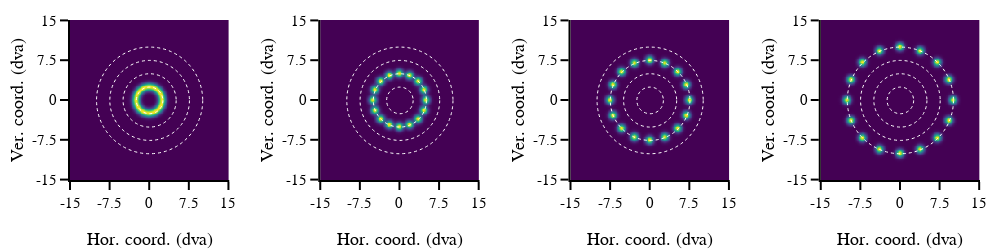

The notebook cell saved with this chart:
### Code cell
# load data
# sub_task = 'sac'
# seq_num = 2
# vd_file = scipy.io.loadmat("../data/vd/pMF{}_vd_seq{}.mat".format(sub_task, seq_num))
# stim = vd_file['stim'].transpose([1,0,2])
stim = stim_resize
screen_width, screen_height = stim.shape[0],stim.shape[1]
trs_break = 16                                                  # trs during break period
trs_eye_mov = 32                                                # trs during eye movement
ppd = 52                                                        # pixel per degrees
amp_eyemov = np.linspace(2.5,10,4)*ppd                          # smooth pursuit and saccade amplitude
pix_ratio = 0.125                                               # ratio of pixel motor design for later fit

# general figure settings
template_specs = dict(  axes_color="rgba(0, 0, 0, 1)",          # figure axes color
                        axes_width=2,                           # figureaxes line width
                        axes_font_size=15,                      # font size of axes
                        bg_col="rgba(255, 255, 255, 1)",        # figure background color
                        font='Helvetica',                       # general font used
                        title_font_size=18,                     # font size of titles
                        plot_width=1.5,                         # plot line width
                        )
fig_template = plotly_template(template_specs)

x_label_map, y_label_map = 'Hor. coord. (dva)', 'Ver. coord. (dva)',
x_range_map, y_range_map = [0,screen_width], [0,screen_height]
x_tickvals_map, y_tickvals_map = np.linspace(0,screen_width-1,5), np.linspace(0,screen_height-1,5)
x_ticktexts_map = ['{:g}'.format(x) for x in np.linspace(-15,15,5)]
y_ticktexts_map = ['{:g}'.format(x) for x in np.linspace(15,-15,5)]

fig_height, fig_width = 250,1000
rows, cols = 1, 4
row_heights = [1]
column_widths = [1,1,1,1]
sb_specs = [[{},{},{},{}]]
fig = make_subplots(rows=rows, cols=cols, specs=sb_specs, print_grid=False, vertical_spacing=0.1, horizontal_spacing=0.1,
                     shared_yaxes=False)



for seq_num in [1,2,3,4]:
    seq_stim_fix = np.mean(stim[:,:,seq_num*trs_break+(seq_num-1)*trs_eye_mov:seq_num*trs_break+seq_num*trs_eye_mov:2], axis=2) 
    seq_stim_eyemov = np.sum(stim[:,:,seq_num*trs_break+(seq_num-1)*trs_eye_mov+1:seq_num*trs_break+seq_num*trs_eye_mov:2], axis=2) 
    seq_stim = (seq_stim_fix+seq_stim_eyemov)/2
    
    fig.add_trace(go.Heatmap(z=seq_stim,colorscale='viridis',showscale = False),row=1, col=seq_num)

    for rad_num in [0,1,2,3]:
        rad_circle = amp_eyemov[rad_num]*pix_ratio
        fig.add_shape(  type="circle", 
                        x0=screen_width/2-rad_circle, y0=screen_height/2-rad_circle, 
                        x1=screen_width/2+rad_circle, y1=screen_height/2+rad_circle, 
                        line_color='white',
                        line_dash='dot',
                        line_width=1,
                        row = 1,
                        col = seq_num)

fig.layout.update(  # figure settings
                    template=fig_template, width=fig_width, height=fig_height, margin_l=70, margin_r=20, margin_t=20, margin_b=70,

                    xaxis1_visible=True, xaxis1_linewidth=template_specs['axes_width'], xaxis1_title_text=x_label_map, 
                    xaxis1_range=x_range_map, xaxis1_ticklen=8, xaxis1_ticktext=x_ticktexts_map, xaxis1_tickvals=x_tickvals_map,
                    yaxis1_visible=True, yaxis1_linewidth=template_specs['axes_width'], yaxis1_title_text=y_label_map, 
                    yaxis1_range=y_range_map, yaxis1_ticklen=8, yaxis1_ticktext=y_ticktexts_map, yaxis1_tickvals=y_tickvals_map,
                    yaxis1_autorange = 'reversed',
                    
                    xaxis2_visible=True, xaxis2_linewidth=template_specs['axes_width'], xaxis2_title_text=x_label_map, 
                    xaxis2_range=x_range_map, xaxis2_ticklen=8, xaxis2_ticktext=x_ticktexts_map, xaxis2_tickvals=x_tickvals_map,
                    yaxis2_visible=True, yaxis2_linewidth=template_specs['axes_width'], yaxis2_title_text=y_label_map, 
                    yaxis2_range=y_range_map, yaxis2_ticklen=8, yaxis2_ticktext=y_ticktexts_map, yaxis2_tickvals=y_tickvals_map,
                    yaxis2_autorange = 'reversed',

                    xaxis3_visible=True, xaxis3_linewidth=template_specs['axes_width'], xaxis3_title_text=x_label_map, 
                    xaxis3_range=x_range_map, xaxis3_ticklen=8, xaxis3_ticktext=x_ticktexts_map, xaxis3_tickvals=x_tickvals_map,
                    yaxis3_visible=True, yaxis3_linewidth=template_specs['axes_width'], yaxis3_title_text=y_label_map, 
                    yaxis3_range=y_range_map, yaxis3_ticklen=8, yaxis3_ticktext=y_ticktexts_map, yaxis3_tickvals=y_tickvals_map,
                    yaxis3_autorange = 'reversed',

                    xaxis4_visible=True, xaxis4_linewidth=template_specs['axes_width'], xaxis4_title_text=x_label_map, 
                    xaxis4_range=x_range_map, xaxis4_ticklen=8, xaxis4_ticktext=x_ticktexts_map, xaxis4_tickvals=x_tickvals_map,
                    yaxis4_visible=True, yaxis4_linewidth=template_specs['axes_width'], yaxis4_title_text=y_label_map, 
                    yaxis4_range=y_range_map, yaxis4_ticklen=8, yaxis4_ticktext=y_ticktexts_map, yaxis4_tickvals=y_tickvals_map,
                    yaxis4_autorange = 'reversed',

                    )

fig.show()

### Figure 1 — Plotly figure (JSON) as saved in the notebook; plotly's stock layout.template omitted (floating-point values rounded to 4 significant figures; data arrays with more than 128 entries replaced by an {"elided": "..."} marker saying what was removed)
{"data": [{"colorscale": [[0, "#440154"], [0.1111, "#482878"], [0.2222, "#3e4989"], [0.3333, "#31688e"], [0.4444, "#26828e"], [0.5556, "#1f9e89"], [0.6667, "#35b779"], [0.7778, "#6ece58"], [0.8889, "#b5de2b"], [1, "#fde725"]], "showscale": false, "type": "heatmap", "xaxis": "x", "yaxis": "y", "z": {"elided": "195x195 float values"}}, {"colorscale": [[0, "#440154"], [0.1111, "#482878"], [0.2222, "#3e4989"], [0.3333, "#31688e"], [0.4444, "#26828e"], [0.5556, "#1f9e89"], [0.6667, "#35b779"], [0.7778, "#6ece58"], [0.8889, "#b5de2b"], [1, "#fde725"]], "showscale": false, "type": "heatmap", "xaxis": "x2", "yaxis": "y2", "z": {"elided": "195x195 float values"}}, {"colorscale": [[0, "#440154"], [0.1111, "#482878"], [0.2222, "#3e4989"], [0.3333, "#31688e"], [0.4444, "#26828e"], [0.5556, "#1f9e89"], [0.6667, "#35b779"], [0.7778, "#6ece58"], [0.8889, "#b5de2b"], [1, "#fde725"]], "showscale": false, "type": "heatmap", "xaxis": "x3", "yaxis": "y3", "z": {"elided": "195x195 float values"}}, {"colorscale": [[0, "#440154"], [0.1111, "#482878"], [0.2222, "#3e4989"], [0.3333, "#31688e"], [0.4444, "#26828e"], [0.5556, "#1f9e89"], [0.6667, "#35b779"], [0.7778, "#6ece58"], [0.8889, "#b5de2b"], [1, "#fde725"]], "showscale": false, "type": "heatmap", "xaxis": "x4", "yaxis": "y4", "z": {"elided": "195x195 float values"}}], "layout": {"height": 250, "margin": {"b": 70, "l": 70, "r": 20, "t": 20}, "shapes": [{"line": {"color": "white", "dash": "dot", "width": 1}, "type": "circle", "x0": 81.25, "x1": 113.8, "xref": "x", "y0": 81.25, "y1": 113.8, "yref": "y"}, {"line": {"color": "white", "dash": "dot", "width": 1}, "type": "circle", "x0": 65, "x1": 130, "xref": "x", "y0": 65, "y1": 130, "yref": "y"}, {"line": {"color": "white", "dash": "dot", "width": 1}, "type": "circle", "x0": 48.75, "x1": 146.2, "xref": "x", "y0": 48.75, "y1": 146.2, "yref": "y"}, {"line": {"color": "white", "dash": "dot", "width": 1}, "type": "circle", "x0": 32.5, "x1": 162.5, "xref": "x", "y0": 32.5, "y1": 162.5, "yref": "y"}, {"line": {"color": "white", "dash": "dot", "width": 1}, "type": "circle", "x0": 81.25, "x1": 113.8, "xref": "x2", "y0": 81.25, "y1": 113.8, "yref": "y2"}, {"line": {"color": "white", "dash": "dot", "width": 1}, "type": "circle", "x0": 65, "x1": 130, "xref": "x2", "y0": 65, "y1": 130, "yref": "y2"}, {"line": {"color": "white", "dash": "dot", "width": 1}, "type": "circle", "x0": 48.75, "x1": 146.2, "xref": "x2", "y0": 48.75, "y1": 146.2, "yref": "y2"}, {"line": {"color": "white", "dash": "dot", "width": 1}, "type": "circle", "x0": 32.5, "x1": 162.5, "xref": "x2", "y0": 32.5, "y1": 162.5, "yref": "y2"}, {"line": {"color": "white", "dash": "dot", "width": 1}, "type": "circle", "x0": 81.25, "x1": 113.8, "xref": "x3", "y0": 81.25, "y1": 113.8, "yref": "y3"}, {"line": {"color": "white", "dash": "dot", "width": 1}, "type": "circle", "x0": 65, "x1": 130, "xref": "x3", "y0": 65, "y1": 130, "yref": "y3"}, {"line": {"color": "white", "dash": "dot", "width": 1}, "type": "circle", "x0": 48.75, "x1": 146.2, "xref": "x3", "y0": 48.75, "y1": 146.2, "yref": "y3"}, {"line": {"color": "white", "dash": "dot", "width": 1}, "type": "circle", "x0": 32.5, "x1": 162.5, "xref": "x3", "y0": 32.5, "y1": 162.5, "yref": "y3"}, {"line": {"color": "white", "dash": "dot", "width": 1}, "type": "circle", "x0": 81.25, "x1": 113.8, "xref": "x4", "y0": 81.25, "y1": 113.8, "yref": "y4"}, {"line": {"color": "white", "dash": "dot", "width": 1}, "type": "circle", "x0": 65, "x1": 130, "xref": "x4", "y0": 65, "y1": 130, "yref": "y4"}, {"line": {"color": "white", "dash": "dot", "width": 1}, "type": "circle", "x0": 48.75, "x1": 146.2, "xref": "x4", "y0": 48.75, "y1": 146.2, "yref": "y4"}, {"line": {"color": "white", "dash": "dot", "width": 1}, "type": "circle", "x0": 32.5, "x1": 162.5, "xref": "x4", "y0": 32.5, "y1": 162.5, "yref": "y4"}], "width": 1000, "xaxis": {"anchor": "y", "domain": [0, 0.175], "linewidth": 2, "range": [0, 195], "ticklen": 8, "ticktext": ["-15", "-7.5", "0", "7.5", "15"], "tickvals": [0, 48.5, 97, 145.5, 194], "title": {"text": "Hor. coord. (dva)"}, "visible": true}, "xaxis2": {"anchor": "y2", "domain": [0.275, 0.45], "linewidth": 2, "range": [0, 195], "ticklen": 8, "ticktext": ["-15", "-7.5", "0", "7.5", "15"], "tickvals": [0, 48.5, 97, 145.5, 194], "title": {"text": "Hor. coord. (dva)"}, "visible": true}, "xaxis3": {"anchor": "y3", "domain": [0.55, 0.725], "linewidth": 2, "range": [0, 195], "ticklen": 8, "ticktext": ["-15", "-7.5", "0", "7.5", "15"], "tickvals": [0, 48.5, 97, 145.5, 194], "title": {"text": "Hor. coord. (dva)"}, "visible": true}, "xaxis4": {"anchor": "y4", "domain": [0.825, 1], "linewidth": 2, "range": [0, 195], "ticklen": 8, "ticktext": ["-15", "-7.5", "0", "7.5", "15"], "tickvals": [0, 48.5, 97, 145.5, 194], "title": {"text": "Hor. coord. (dva)"}, "visible": true}, "yaxis": {"anchor": "x", "autorange": "reversed", "domain": [0, 1], "linewidth": 2, "range": [0, 195], "ticklen": 8, "ticktext": ["15", "7.5", "0", "-7.5", "-15"], "tickvals": [0, 48.5, 97, 145.5, 194], "title": {"text": "Ver. coord. (dva)"}, "visible": true}, "yaxis2": {"anchor": "x2", "autorange": "reversed", "domain": [0, 1], "linewidth": 2, "range": [0, 195], "ticklen": 8, "ticktext": ["15", "7.5", "0", "-7.5", "-15"], "tickvals": [0, 48.5, 97, 145.5, 194], "title": {"text": "Ver. coord. (dva)"}, "visible": true}, "yaxis3": {"anchor": "x3", "autorange": "reversed", "domain": [0, 1], "linewidth": 2, "range": [0, 195], "ticklen": 8, "ticktext": ["15", "7.5", "0", "-7.5", "-15"], "tickvals": [0, 48.5, 97, 145.5, 194], "title": {"text": "Ver. coord. (dva)"}, "visible": true}, "yaxis4": {"anchor": "x4", "autorange": "reversed", "domain": [0, 1], "linewidth": 2, "range": [0, 195], "ticklen": 8, "ticktext": ["15", "7.5", "0", "-7.5", "-15"], "tickvals": [0, 48.5, 97, 145.5, 194], "title": {"text": "Ver. coord. (dva)"}, "visible": true}}}
